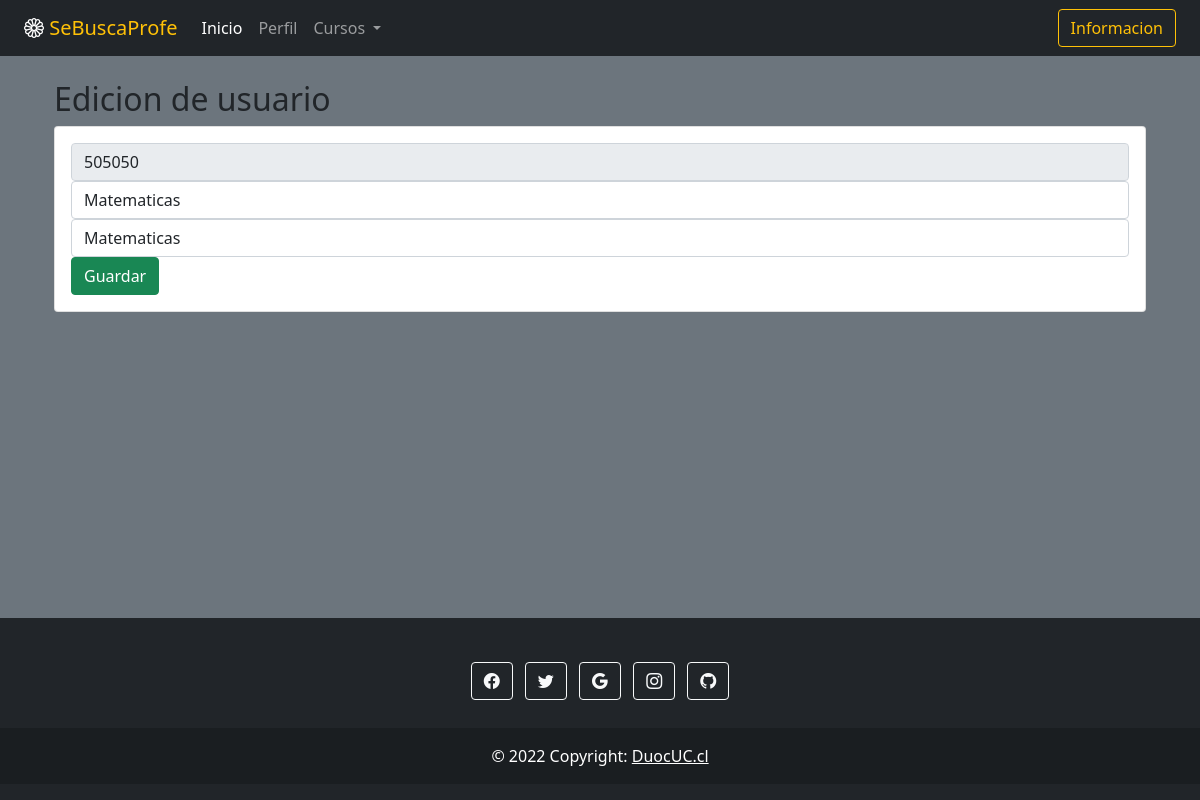
/asignaturas/edicionUsuario/505050, run on the app's committed database.
### aplicaciones/usuario/models.py (models this page shows, shortened)
class Usuario(models.Model):
    codigo=models.CharField(primary_key=True,max_length=6)
    nombre=models.CharField(max_length=50)
    apellido=models.CharField(max_length=50)

### aplicaciones/usuario/views.py (the view)
# urls.py: path('asignaturas/edicionUsuario/<codigo>', views.edicionUsuario),
def edicionUsuario(request,codigo):
    usuario = Usuario.objects.get(codigo=codigo)
    return render(request, "edicionUsuarios.html", {"usuario":usuario})

### aplicaciones/usuario/templates/edicionUsuarios.html (shortened to what this page needs)
{% extends "./plantilla.html" %}
{% block body %}
<div class="row">
    <div class="col-md4 offset-md">
        <h2>Edicion de usuario</h2>
       <div class="card">
        <div class="card-body">
          <form action="/editarUsuario/{{u.codigo}}" method="POST">{% csrf_token %}
            <div class="form-group">
              <input type="text" id="txtCodigo" name="txtCodigo" value="{{usuario.codigo}}" class="form-control" placeholder="Codigo" minlength="6" maxlength="6" readonly required>
            </div>
            <div class="form-group">
              <input type="text" id="txtNombre" name="txtNombre" value="{{usuario.nombre}}" class="form-control" placeholder="Nombre" minlength="2" maxlength="50">
            </div>
            <div class="form-group">
              <input type="text" id="txtApellido" name="txtApellido" value="{{usuario.apellido}}" class="form-control" placeholder="Apellido" minlength="2" maxlength="50">
            </div>
            <div class="form-group">
              <button type="submit" class="btn btn-success btn-block text-white">Guardar</button>
            </div>
          </form>
        </div>
       </div>
    </div>
</div>
{% endblock %}

### aplicaciones/usuario/static/css/plantilla.css (style rules this page uses)
body { margin: 0; position: relative; padding-bottom: 3em; min-height: 100vh; }

### data on the page
Usuario: txtCodigo "505050", txtNombre "Matematicas", txtApellido "Matematicas"
